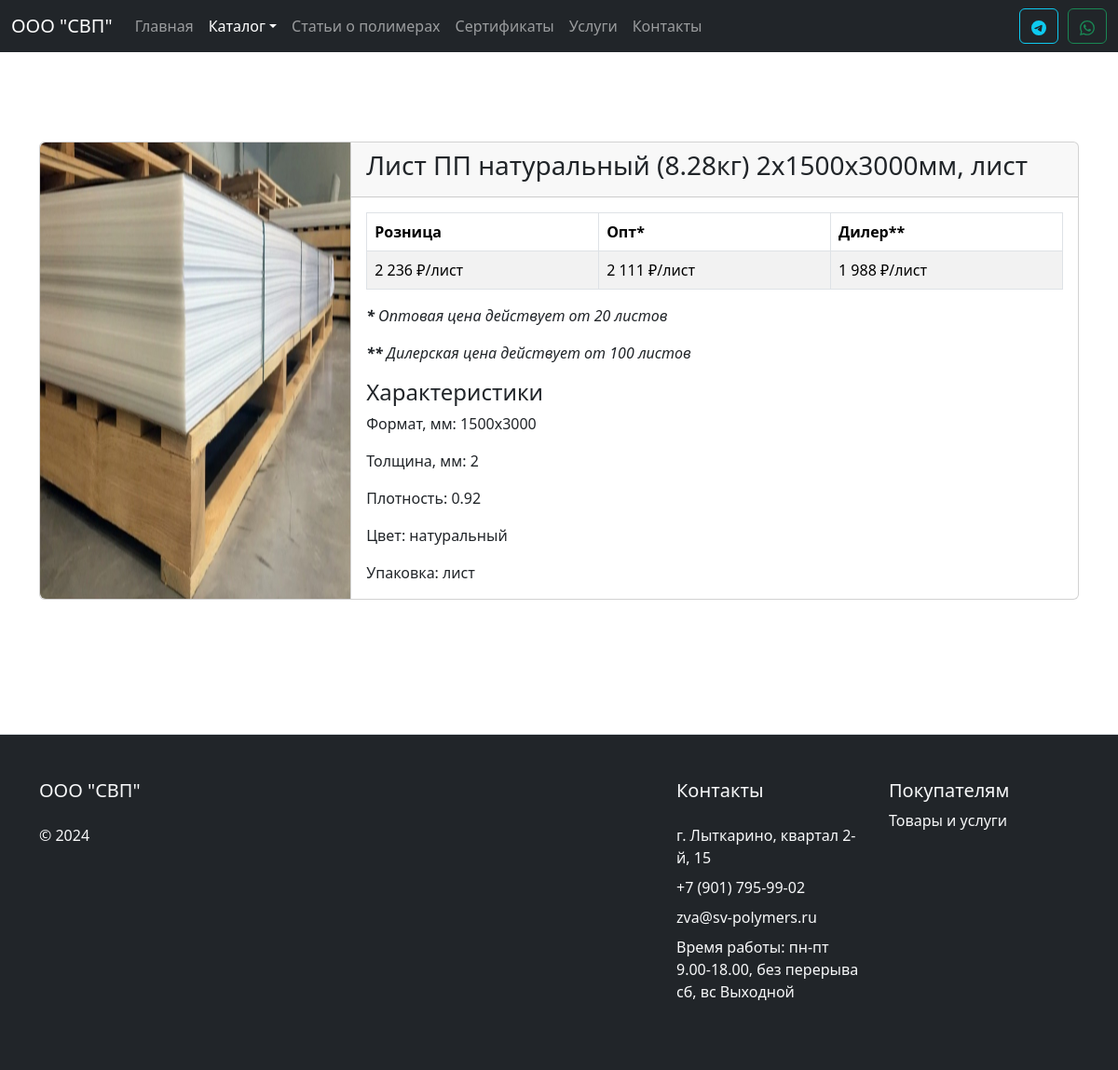
The page /catalog/pp/product?id=1 on the database its author committed.
### tables this page shows
CREATE TABLE `products_polypropylene` (
  `id` int(10) NOT NULL,
  `article` varchar(20) NOT NULL,
  `name` varchar(100) NOT NULL,
  `category` int(5) NOT NULL,
  `subcategory` int(5) NOT NULL,
  `image` varchar(100) NOT NULL,
  `price` float NOT NULL,
  `opt_price` float NOT NULL,
  `diler_price` float NOT NULL,
  `pack` varchar(30) NOT NULL,
  `thickness` float NOT NULL,
  `length` int(10) NOT NULL,
  `width` int(10) NOT NULL,
  `weight` float NOT NULL COMMENT 'Вес',
  `density` float NOT NULL COMMENT 'Плотность',
  `color` varchar(30) NOT NULL
);

### catalog/pp/product.php (the view, shortened to what this page needs)
<?
include_once $_SERVER['DOCUMENT_ROOT'] . "/modules/header.php";
require($_SERVER['DOCUMENT_ROOT'] . '/database/db.php');
$id = $_GET['id'];
if ($id) {
  $sql = "SELECT * FROM products_polypropylene WHERE id = $id";
} else {
}
$result = $conn->query($sql);
if ($result->num_rows != 0) {
  $product = $result->fetch_assoc();
}
?>
<div class="container my-5">
  <div class="card my-5">
    <div class="row g-0">
      <div class="" style="max-width: 30%; border-right: 1px solid var(--bs-border-color-translucent);">
        <img src="<?= '/assets/images/catalog/' . $product['image'] ?>" class="img-fluid rounded-start" style="width: 100%; height: 100%" alt="<?= $product['name'] ?>">
      </div>
      <div class="" style="flex: 1;">
        <div class="card-header">
          <h3><?= $product['name'] . ', ' . $product['pack'] ?></h3>
        </div>
        <div class="card-body">
          <div class="card-text">
            <table class="table table-striped table-bordered">
              <thead>
                <tr>
                  <th scope="col">Розница</th>
                  <th scope="col">Опт*</th>
                  <th scope="col">Дилер**</th>
                </tr>
              </thead>
              <tbody>
                <tr>
                  <td><?= number_format($product['price'], 0, '.', ' ') . ' ₽/лист' ?></td>
                  <td><?= number_format($product['opt_price'], 0, '.', ' ') . ' ₽/лист' ?></td>
                  <td><?= number_format($product['diler_price'], 0, '.', ' ') . ' ₽/лист' ?></td>
                </tr>
              </tbody>
            </table>
          </div>
          <p><em><strong>*</strong> Оптовая цена действует от 20 листов</em></p>
          <p><em><strong>**</strong> Дилерская цена действует от 100 листов</em></p>
          <h4>Характеристики</h4>
          <p class="card-text"><?= 'Формат, мм: ' . $product['length'] . 'x' . $product['width'] ?></p>
          <p class="card-text"><?= 'Толщина, мм: ' . $product['thickness'] ?></p>
          <p class="card-text"><?= 'Плотность: ' . $product['density'] ?></p>
          <p class="card-text"><?= 'Цвет: ' . $product['color'] ?></p>
          <p class="card-text"><?= 'Упаковка: ' . $product['pack'] ?></p>
        </div>
      </div>
    </div>
  </div>
</div>
<? include_once $_SERVER['DOCUMENT_ROOT'] . "/modules/footer.php"; ?>

### assets/style.css (style rules this page uses)
body { min-height: 100vh; display: flex; flex-direction: column; }

### rows shown on the page
products_polypropylene: image (picture), name "Лист ПП натуральный (8.28кг) 2х1500х3000мм", pack "лист", price "2 236", opt_price "2 111", diler_price "1 988", length "1500", width "3000", thickness "2", density "0.92", color "натуральный"
